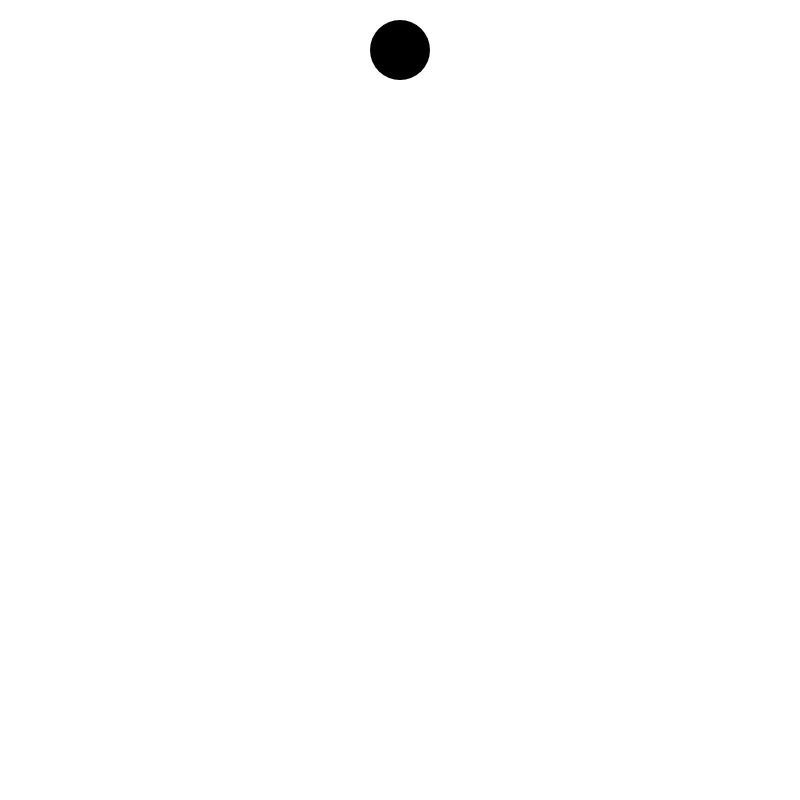
Frame 1 (no input)
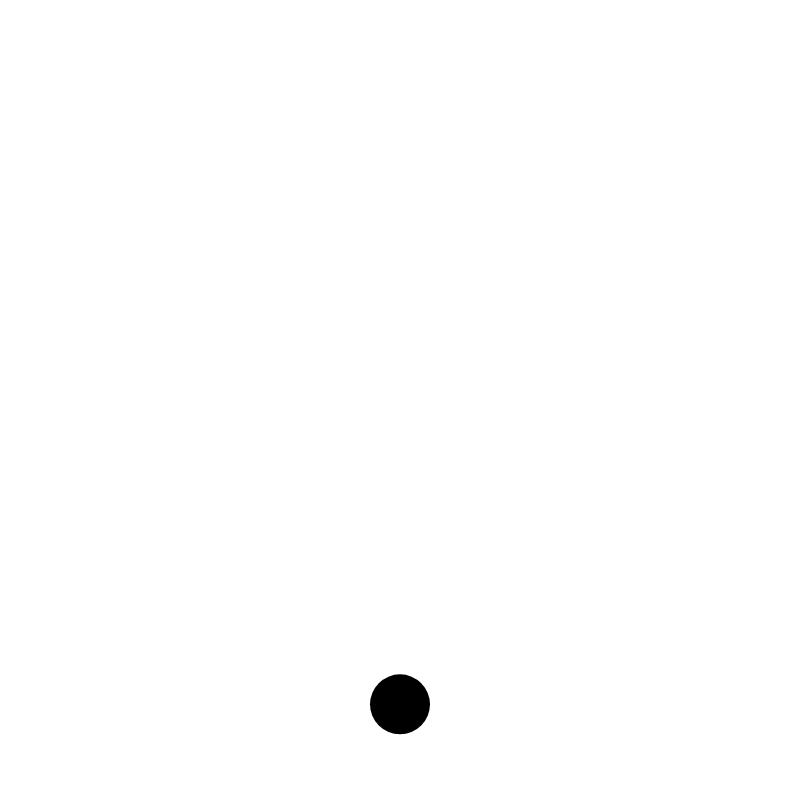
Frame 60 (no input)
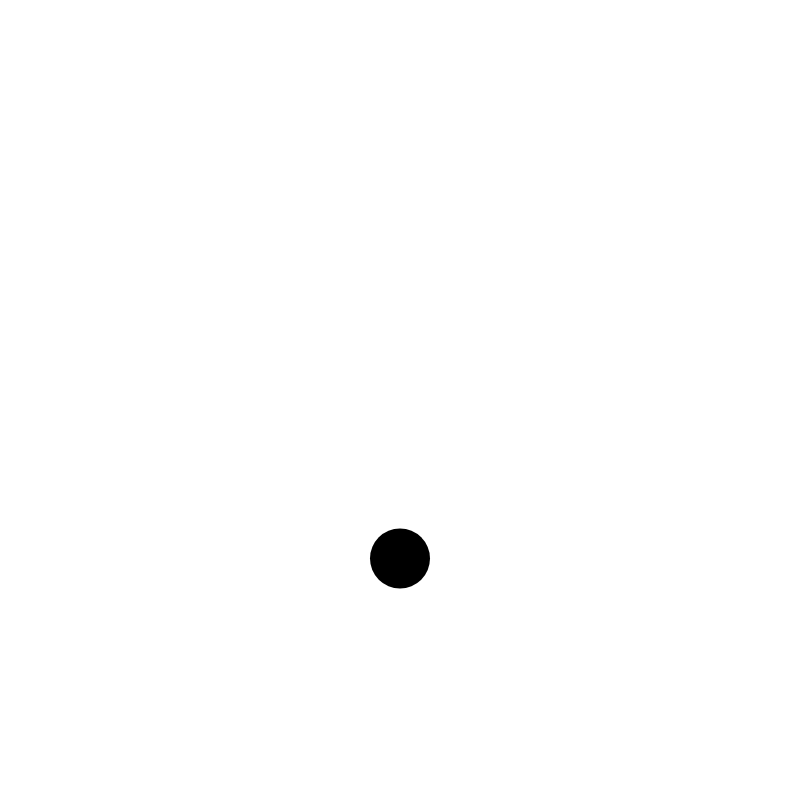
Frame 120 (the mouse pressed at the canvas centre since frame 60)

The p5.js sketch that drew these frames (run headless with seeded random() and noise() and a simulated clock; from frame 60 on, the mouse is pressed at the canvas centre):

// p5.js sketch
// ── sketch.js

var x = 400;
var y = 50;
var d=60;
var speed = 4;
var fontV;



function setup(){
  createCanvas(800, 800);
  noStroke();
  smooth();
  
}

function draw(){
  background(255,255,255);
  
  //Ball
  fill(0,0,0);
  ellipse(x,y,d,d);
  
  
   //Speed
  speed=speed+0.3;
  y=y+speed;
  
  //Bounce
  if (y>height-d){
    y=height-d;
    speed=speed* -0.6;}
  
  if (mouseX > x - d && mouseX < x + d && mouseY < y + d && mouseY > y - d){
  if (mousePressed == true){
    y=mouseY;
    x=mouseX;
  }
  }
  
}
